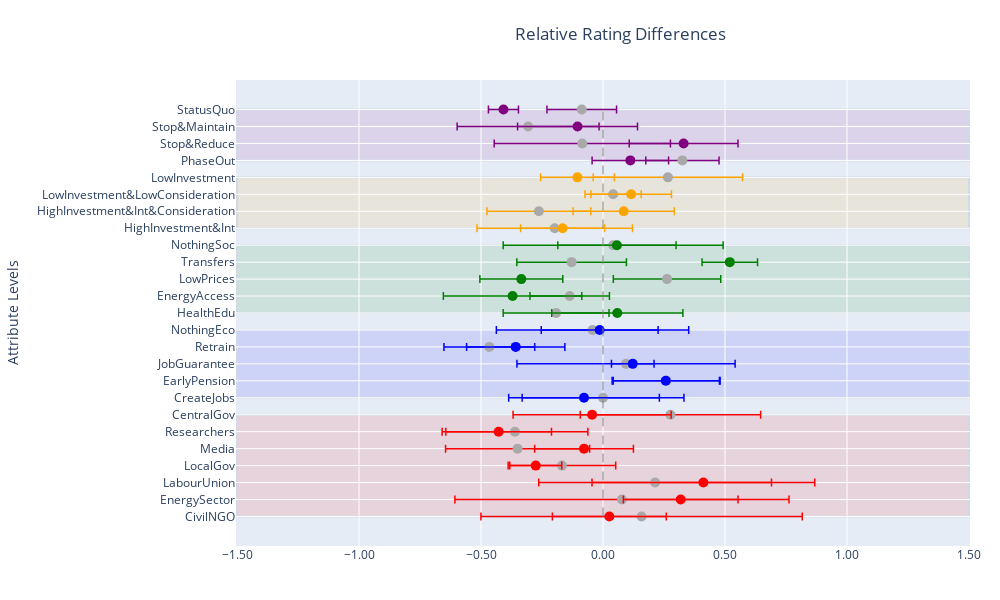

Notebook source saved alongside this figure:
### Markdown cell above
Grouped

### Code cell
import plotly.graph_objects as go

# Assuming 'model' is the variable that holds your regression results
# Extract the coefficients and standard errors for each attribute level
att_1_levels = ['PhaseOut', 'Stop&Reduce', 'Stop&Maintain', 'StatusQuo']
att_2_levels = ['HighInvestment&Int', 'HighInvestment&Int&Consideration', 'LowInvestment&LowConsideration', 'LowInvestment']
att_3_levels = ['HealthEdu', 'EnergyAccess', 'LowPrices', 'Transfers', 'NothingSoc']
att_4_levels = ['CreateJobs', 'EarlyPension', 'JobGuarantee', 'Retrain', 'NothingEco']
att_5_levels = ['CivilNGO', 'EnergySector', 'LabourUnion', 'LocalGov', 'Media', 'Researchers', 'CentralGov']



#Remember to add att_6
att_levels = [att_5_levels, att_4_levels, att_3_levels, att_2_levels, att_1_levels]

att_colors_control = ['red', 'blue', 'green', 'orange', 'purple']  # Colors for each attribute group

fig = go.Figure()

total_levels = sum(len(levels) for levels in att_levels)

# Loop through each attribute group and add the data to the plot
fig = go.Figure()

# Loop through each attribute group and add the data for 'control' to the plot
for i, levels in enumerate(att_levels):
    att_coefficients = [model_control.params[f'att_{5-i}_{level}'] for level in levels]
    att_standard_errors = [model_control.bse[f'att_{5-i}_{level}'] for level in levels]


    fig.add_trace(go.Scatter(
        x=att_coefficients,
        y=levels,
        mode='markers',
        error_x=dict(type='data', array=att_standard_errors, color=att_colors[i], thickness=1.5),
        marker=dict(color='darkgray', size=10),
        orientation='h',
        showlegend=False,
        name='Control',  # Add a legend name for the control group
    ))

# Loop through each attribute group and add the data for 'treated' to the plot
for i, levels in enumerate(att_levels):
    att_coefficients = [model_treated.params[f'att_{5-i}_{level}'] for level in levels]
    att_standard_errors = [model_treated.bse[f'att_{5-i}_{level}'] for level in levels]

    fig.add_trace(go.Scatter(
        x=att_coefficients,
        y=levels,
        mode='markers',
        error_x=dict(type='data', array=att_standard_errors, color=att_colors[i], thickness=1.5),
        marker=dict(color=att_colors[i], size=10),  # Use different colors for treated group
        orientation='h',
        showlegend=False,
        name='Treated',  # Add a legend name for the treated group
    ))

    fig.add_shape(
        type="rect",
        x0=-1.5,  # Set a fixed value for x0, which is left side of the plot
        x1=1.5,  # Set the width of the shape to 1000 (right side of the plot)
        y0=total_levels - sum(len(l) for l in att_levels[i:]),  # Set y0 to the starting level index
        y1=total_levels - sum(len(l) for l in att_levels[i:]) + len(levels) - 1,  # Set y1 to the ending level index
        fillcolor=att_colors[i],
        opacity=0.1,  # Set the opacity for a light transparent effect
        layer="below",  # Place the rectangle below the scatter plot markers
    )

# Add a vertical line at x=0 for reference
fig.add_shape(type="line", x0=0, x1=0, y0=att_5_levels[0], y1=att_1_levels[-1], line=dict(color="gray", width=1, dash='dash'))

# Update the layout of the error bar plot
fig.update_layout(
    title='Marginal Means Treatment/Control',
    xaxis_title='',
    yaxis_title='Attribute Levels',
    yaxis=dict(categoryorder='array', categoryarray=att_5_levels),  # Set the categoryorder for y-axis based on att_1_levels
    xaxis=dict(tickformat='.2f', zeroline=False),  # Remove x-axis zeroline
    showlegend=True,  # Show legend with attribute names
    margin=dict(l=80, r=30, b=40, t=80),
    height=600,  # Set the height of the plot to 600 pixels
    width=1000,
    title_x=0.62,
)

# Show the interactive error bar plot
fig.show()

### Figure 1 — Plotly figure (JSON) as saved in the notebook; plotly's stock layout.template omitted (floating-point values rounded to 4 significant figures)
{"data": [{"error_x": {"array": [0.6584, 0.6847, 0.477, 0.2204, 0.2951, 0.2987, 0.3696], "color": "red", "thickness": 1.5, "type": "data"}, "marker": {"color": "darkgray", "size": 10}, "mode": "markers", "name": "Control", "orientation": "h", "showlegend": false, "type": "scatter", "x": [0.1582, 0.07761, 0.2136, -0.1683, -0.35, -0.3607, 0.2764], "y": ["CivilNGO", "EnergySector", "LabourUnion", "LocalGov", "Media", "Researchers", "CentralGov"]}, {"error_x": {"array": [0.3316, 0.2191, 0.4471, 0.186, 0.3941], "color": "blue", "thickness": 1.5, "type": "data"}, "marker": {"color": "darkgray", "size": 10}, "mode": "markers", "name": "Control", "orientation": "h", "showlegend": false, "type": "scatter", "x": [0.0001647, 0.2609, 0.09438, -0.4658, -0.0429], "y": ["CreateJobs", "EarlyPension", "JobGuarantee", "Retrain", "NothingEco"]}, {"error_x": {"array": [0.2168, 0.1628, 0.2201, 0.2246, 0.4507], "color": "green", "thickness": 1.5, "type": "data"}, "marker": {"color": "darkgray", "size": 10}, "mode": "markers", "name": "Control", "orientation": "h", "showlegend": false, "type": "scatter", "x": [-0.1922, -0.1364, 0.2624, -0.1286, 0.04161], "y": ["HealthEdu", "EnergyAccess", "LowPrices", "Transfers", "NothingSoc"]}, {"error_x": {"array": [0.3185, 0.2127, 0.1152, 0.3061], "color": "orange", "thickness": 1.5, "type": "data"}, "marker": {"color": "darkgray", "size": 10}, "mode": "markers", "name": "Control", "orientation": "h", "showlegend": false, "type": "scatter", "x": [-0.1978, -0.2629, 0.04147, 0.266], "y": ["HighInvestment&Int", "HighInvestment&Int&Consideration", "LowInvestment&LowConsideration", "LowInvestment"]}, {"error_x": {"array": [0.1502, 0.3611, 0.2908, 0.1426], "color": "purple", "thickness": 1.5, "type": "data"}, "marker": {"color": "darkgray", "size": 10}, "mode": "markers", "name": "Control", "orientation": "h", "showlegend": false, "type": "scatter", "x": [0.3255, -0.08474, -0.307, -0.08702], "y": ["PhaseOut", "Stop&Reduce", "Stop&Maintain", "StatusQuo"]}, {"error_x": {"array": [0.2335, 0.235, 0.4565, 0.1066, 0.2025, 0.2166, 0.324], "color": "red", "thickness": 1.5, "type": "data"}, "marker": {"color": "red", "size": 10}, "mode": "markers", "name": "Treated", "orientation": "h", "showlegend": false, "type": "scatter", "x": [0.02601, 0.3184, 0.4113, -0.2756, -0.07778, -0.4277, -0.04459], "y": ["CivilNGO", "EnergySector", "LabourUnion", "LocalGov", "Media", "Researchers", "CentralGov"]}, {"error_x": {"array": [0.3088, 0.2199, 0.08727, 0.2015, 0.2394], "color": "blue", "thickness": 1.5, "type": "data"}, "marker": {"color": "blue", "size": 10}, "mode": "markers", "name": "Treated", "orientation": "h", "showlegend": false, "type": "scatter", "x": [-0.07777, 0.2573, 0.1219, -0.3577, -0.01363], "y": ["CreateJobs", "EarlyPension", "JobGuarantee", "Retrain", "NothingEco"]}, {"error_x": {"array": [0.2688, 0.2837, 0.17, 0.1137, 0.2424], "color": "green", "thickness": 1.5, "type": "data"}, "marker": {"color": "green", "size": 10}, "mode": "markers", "name": "Treated", "orientation": "h", "showlegend": false, "type": "scatter", "x": [0.05867, -0.3706, -0.3347, 0.5197, 0.05711], "y": ["HealthEdu", "EnergyAccess", "LowPrices", "Transfers", "NothingSoc"]}, {"error_x": {"array": [0.1721, 0.2074, 0.1651, 0.151], "color": "orange", "thickness": 1.5, "type": "data"}, "marker": {"color": "orange", "size": 10}, "mode": "markers", "name": "Treated", "orientation": "h", "showlegend": false, "type": "scatter", "x": [-0.1655, 0.08494, 0.1155, -0.1048], "y": ["HighInvestment&Int", "HighInvestment&Int&Consideration", "LowInvestment&LowConsideration", "LowInvestment"]}, {"error_x": {"array": [0.1567, 0.2229, 0.2457, 0.06153], "color": "purple", "thickness": 1.5, "type": "data"}, "marker": {"color": "purple", "size": 10}, "mode": "markers", "name": "Treated", "orientation": "h", "showlegend": false, "type": "scatter", "x": [0.112, 0.3304, -0.1044, -0.408], "y": ["PhaseOut", "Stop&Reduce", "Stop&Maintain", "StatusQuo"]}], "layout": {"height": 600, "margin": {"b": 40, "l": 80, "r": 30, "t": 80}, "shapes": [{"fillcolor": "red", "layer": "below", "opacity": 0.1, "type": "rect", "x0": -1.5, "x1": 1.5, "y0": 0, "y1": 6}, {"fillcolor": "blue", "layer": "below", "opacity": 0.1, "type": "rect", "x0": -1.5, "x1": 1.5, "y0": 7, "y1": 11}, {"fillcolor": "green", "layer": "below", "opacity": 0.1, "type": "rect", "x0": -1.5, "x1": 1.5, "y0": 12, "y1": 16}, {"fillcolor": "orange", "layer": "below", "opacity": 0.1, "type": "rect", "x0": -1.5, "x1": 1.5, "y0": 17, "y1": 20}, {"fillcolor": "purple", "layer": "below", "opacity": 0.1, "type": "rect", "x0": -1.5, "x1": 1.5, "y0": 21, "y1": 24}, {"line": {"color": "gray", "dash": "dash", "width": 1}, "type": "line", "x0": 0, "x1": 0, "y0": "CivilNGO", "y1": "StatusQuo"}], "showlegend": true, "title": {"text": "Relative Rating Differences", "x": 0.62}, "width": 1000, "xaxis": {"tickformat": ".2f", "title": {"text": ""}, "zeroline": false}, "yaxis": {"categoryarray": ["CivilNGO", "EnergySector", "LabourUnion", "LocalGov", "Media", "Researchers", "CentralGov"], "categoryorder": "array", "title": {"text": "Attribute Levels"}}}}
